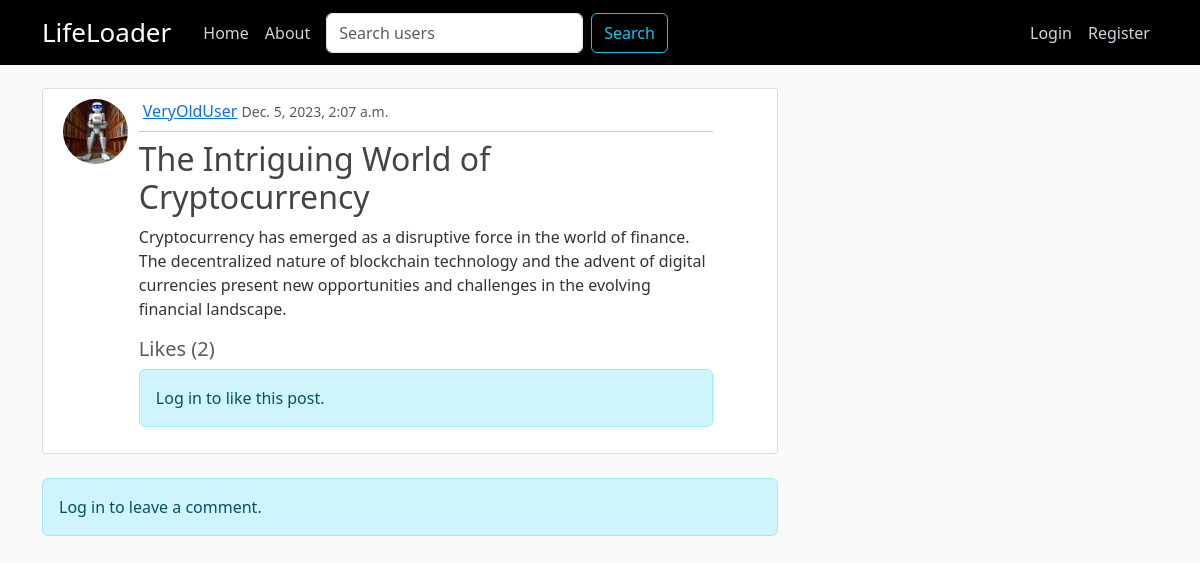
Screenshot of /post/42/ with the database file from the repository.
### social_net/models.py (models this page shows, shortened)
class Post(models.Model):
    author = models.ForeignKey(User, on_delete=models.CASCADE)
    title = models.CharField(max_length=150)
    content = models.TextField()
    date_created = models.DateTimeField(default=timezone.now)
    likes = models.ManyToManyField(
        User, related_name='post_likes', through='Like')
    comments = models.ManyToManyField(
        User, related_name='post_comments', through='Comment')

### users/models.py (models this page shows, shortened)
class Profile(models.Model):
    user = models.OneToOneField(User, on_delete=models.CASCADE)
    bio = models.TextField(null=True)
    profile_pic = models.ImageField(
        default='default.jpg', upload_to='profile_pics')

### social_net/views.py (the view)
# urls.py: path('post/<int:pk>/', views.PostDetailView.as_view(),
class PostDetailView(DetailView):
    model = Post
    context_object_name = 'post'
    def get_context_data(self, **kwargs):
        context = super().get_context_data(**kwargs)
        context['comment_form'] = CommentForm()
        return context
    def post(self, request, *args, **kwargs):
        """ Handles the HTTP POST request to add a comment to the post."""
        self.object = self.get_object()
        form = CommentForm(request.POST)
        if form.is_valid():
            comment = form.save(commit=False)
            comment.user = self.request.user
            comment.post = self.object
            comment.save()
            return redirect('LifeLoader-post_detail', self.object.id)
        return self.render_to_response(self.get_context_data())

### social_net/forms.py
class CommentForm(forms.ModelForm):
    class Meta:
        model = Comment
        fields = ['content']
        widgets = {
            'content': forms.Textarea(attrs={'rows': 3, 'cols': 40}),
        }

### social_net/templates/social_net/post_detail.html (shortened to what this page needs)
{% extends "social_net/base_temp.html" %}
{% load crispy_forms_tags %}
{% load static %}
{% block content %}
<article class="media content-section">
    <div class="row">
        <div class="col-md-1">
            <img class="rounded-circle article-img" src="{{ post.author.profile.profile_pic.url }}"
                alt="post's author profile picture">
        </div>
        <div class="col-md-10 ms-3">
            <div class="media-body">
                <div class="d-flex justify-content-between align-items-center">
                    <div>
                        <a class="ms-1" href="{% url 'LifeLoader-view_profile' post.author %}">{{ post.author }}</a>
                        <small class="text-muted">{{ post.date_created }}</small>
                    </div>
                </div>
                <hr class="my-2">
                <h2 class="article-title"> {{ post.title }}</h2>
                <p class="article-content">{{ post.content }}</p>
                <h5 class="text-muted">
                    Likes (<span class="likes-count me-20">{{ post.likes.count }}</span>)
                </h5>
                {% if user.is_authenticated %}
                {% if user in post.likes.all %}
                <button class="like-btn hidden" data-post-id="{{ post.id }}" data-is-liked="false">Like</button>
                <button class="unlike-btn" data-post-id="{{ post.id }}" data-is-liked="true">Unlike</button>
                {% else %}
                <button class="unlike-btn hidden" data-post-id="{{ post.id }}" data-is-liked="true">Unlike</button>
                <button class="like-btn" data-post-id="{{ post.id }}" data-is-liked="false">Like</button>
                {% endif %}
                {% else %}
                <p class="alert alert-info">Log in to like this post.</p>
                {% endif %}
            </div>
        </div>
    </div>
</article>
<div class="comments-section mt-4">
    {% if user.is_authenticated %}
    <h3 class="text-muted">Add a Comment</h3>
    <form method="post" action="{% url 'LifeLoader-post_detail' pk=post.pk %}">
        {% csrf_token %}
        {{ comment_form|crispy|safe }}
        <button type="submit" class="btn btn-primary">Post Comment</button>
    </form>
    {% else %}
    <p class="alert alert-info">Log in to leave a comment.</p>
    {% endif %}
</div>
{% endblock content %}

### social_net/static/social_net/css/main.css (style rules this page uses)
body { background: #fafafa; color: #333333; margin-top: 0; }
h1, h2, h3, h4, h5, h6 { color: #444444; }
.content-section { background: #ffffff; padding: 10px 20px; border: 1px solid #dddddd; border-radius: 3px; margin-bottom: 20px; }
.article-title { color: #444444; text-decoration: none; }
.article-content { white-space: pre-line; }
.article-img { height: 65px; width: 65px; margin-right: 16px; }

### rows the page displays
Post: author.profile.profile_pic (picture), author "VeryOldUser", date_created "Dec. 5, 2023, 2:07 a.m.", title "The Intriguing World of Cryptocurrency", content "Cryptocurrency has emerged as a disruptive force in the world of finance. The decentralized nature of blockchain technology and the advent of digital currencies present new opportunities and challenges in the evolving financial landscape.", likes.count "2"
